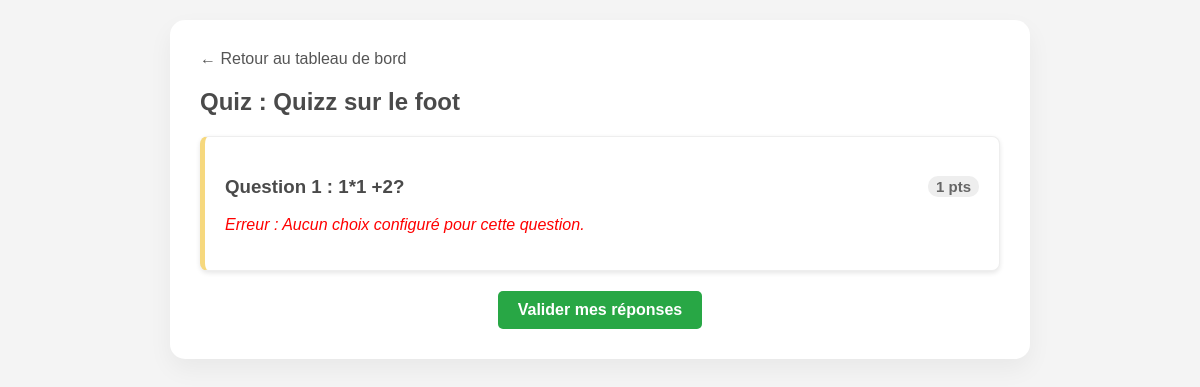
The app's page /repondre.php?id=3 (signed in) with its own data.
### tables this page shows
CREATE TABLE IF NOT EXISTS `quizzes` (
  `id` int(11) NOT NULL AUTO_INCREMENT,
  `title` varchar(255) NOT NULL,
  `status` varchar(50) DEFAULT 'building',
  `author_id` int(11) NOT NULL,
  PRIMARY KEY (`id`),
  KEY `author_id` (`author_id`)
);

CREATE TABLE IF NOT EXISTS `questions` (
  `id` int(11) NOT NULL AUTO_INCREMENT,
  `quiz_id` int(11) NOT NULL,
  `question_text` text NOT NULL,
  `points` int(11) DEFAULT 1,
  `type_question` varchar(20) DEFAULT 'qcm',
  `type` varchar(50) NOT NULL,
  PRIMARY KEY (`id`),
  KEY `quiz_id` (`quiz_id`)
);

### repondre.php (the view, shortened to what this page needs)
<?php
require 'db.php';
$quiz_id = $_GET['id'];
$stmt = $pdo->prepare("SELECT * FROM quizzes WHERE id = ?");
$stmt->execute([$quiz_id]);
$quiz_info = $stmt->fetch();
$stmt = $pdo->prepare("SELECT * FROM questions WHERE quiz_id = ?");
$stmt->execute([$quiz_id]);
$questions = $stmt->fetchAll();
?>
<!DOCTYPE html>
<html lang="fr">
<head>
    <link rel="stylesheet" href="style.css">
</head>
<body>
<div class="container">
    <div style="margin-bottom: 20px;">
        <a href="dashboard_user.php" style="text-decoration: none; color: #555;">&larr; Retour au tableau de bord</a>
    </div>
    <h2>Quiz : <?php echo htmlspecialchars($quiz_info['title']); ?></h2>
    <?php if (empty($questions)): ?>
        <div class="card" style="text-align: center; background-color: #fff3cd; color: #856404; border: 1px solid #ffeeba;">
            <h3>Oups ! Aucune question trouvée.</h3>
            <p>Ce quiz ne contient pas encore de questions.</p>
        </div>
    <?php else: ?>
    <form method="post">
        <?php foreach($questions as $index => $q): ?>
            <?php
            $mon_type = 'qcm';
            if (!empty($q['type_question'])) {
                $mon_type = $q['type_question'];
            } elseif (!empty($q['type'])) {
                $mon_type = $q['type'];
            }
            ?>
            <div class="card">
                <h3>
                    Question <?php echo $index + 1; ?> :
                    <?php echo htmlspecialchars($q['question_text']); ?>
                    <span style="float:right; font-size:0.8em; color:#666; background:#eee; padding:2px 8px; border-radius:10px;">
                        <?php echo $q['points']; ?> pts
                    </span>
                </h3>
                <?php if ($mon_type == 'libre'): ?>
                    <textarea name="rep[<?php echo $q['id']; ?>]" rows="4" placeholder="Écrivez votre réponse ici..."></textarea>
                <?php else: ?>
                    <?php
                    $ch = $pdo->prepare("SELECT * FROM choices WHERE question_id = ?");
                    $ch->execute([$q['id']]);
                    $les_choix = $ch->fetchAll();
                    ?>
                    <?php if(count($les_choix) == 0): ?>
                        <p style="color:red; font-style:italic;">Erreur : Aucun choix configuré pour cette question.</p>
                    <?php endif; ?>
                <?php endif; ?>
            </div>
        <?php endforeach; ?>
        <div style="text-align: center;">
            <button type="submit" name="finish" class="btn">Valider mes réponses</button>
        </div>
    </form>
    <?php endif; ?>
</div>
</body>
</html>

### style.css (style rules this page uses)
:root { --purple: #9b8cce; --pink: #f4aeb4; --yellow: #f6d87d; --dark: #4a4a4a; }
body { font-family: 'Segoe UI', sans-serif; background-color: #f4f4f9; color: var(--dark); margin: 0; }
.container { width: 90%; max-width: 800px; margin: 40px auto; background: white; padding: 30px; border-radius: 15px; box-shadow: 0 10px 25px rgba(0,0,0,0.05); }
.btn { background-color: var(--pink); color: white; padding: 12px 25px; border: none; border-radius: 50px; cursor: pointer; font-size: 16px; font-weight: bold; text-decoration: none; display: inline-block; transition: transform 0.2s; }
.card { border: 1px solid #eee; padding: 20px; margin-bottom: 15px; border-radius: 12px; border-left: 5px solid var(--yellow); background: #fff; }

### repondre.php (style rules this page uses)
body { font-family: sans-serif; background-color: #f4f4f4; padding: 20px; }
.container { max-width: 800px; margin: 0 auto; }
.card { background: white; padding: 20px; margin-bottom: 20px; border-radius: 8px; box-shadow: 0 2px 5px rgba(0,0,0,0.1); }
.btn { background: #28a745; color: white; padding: 10px 20px; border: none; border-radius: 5px; cursor: pointer; font-size: 16px; }

### records on screen
quizzes: title "Quizz sur le foot"
questions: question_text "1*1 +2?", points "1", shows "Erreur : Aucun choix configuré pour cette question."
